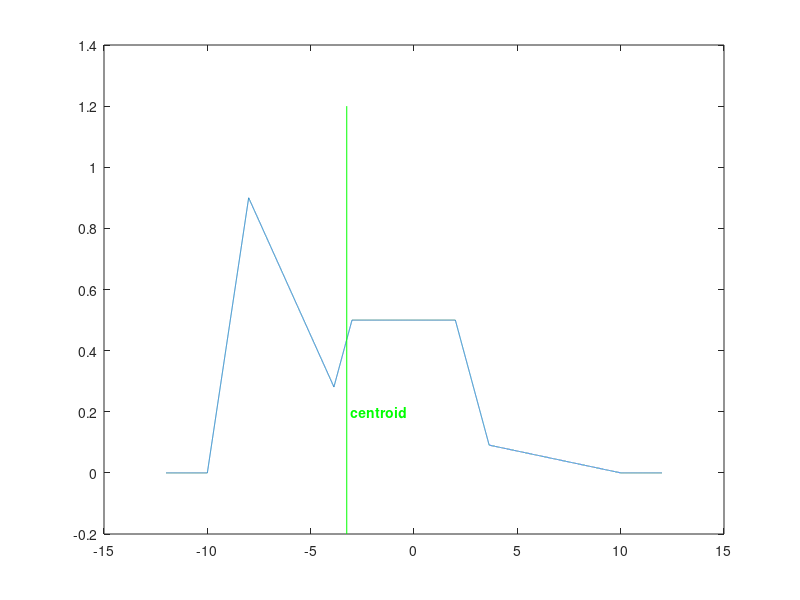

This figure's MATLAB source: (Note: this script raises an error after producing the figure.)
% simple example using 'pass_fuzzy_to_crisp_set' subfunction
clc
close all
x_sampling= 1000; % sampling frequency
x = -12:1/x_sampling:12;
% xi: -12
% xf: 12
% x = 1x((xf-xi)*x_sampling +1) matrix 
% x = 1x24001 matrix
% membership functions and final scheme
mf1 = trimf(x,[-10 -8 -2]);
mf2 = trapmf(x,[-5 -3 2 4]);
mf3 = trimf(x,[2 3 10]);
mf = max(0.5*mf2,max(0.9*mf1,0.1*mf3));
figure('Name','fuzzy sets','NumberTitle','off')
plot(x,mf)

% defuzzification using 'centroid' 
% using defuzz to find positioned at associated variable value x (x1)
x1 = defuzz(x,mf,'centroid');
h1 = line([x1 x1],[-0.2 1.2],'Color','g');
t1 = text(x1,0.2,' centroid','Color','green','FontWeight','bold');
% x1 = -3.2539
% ceil((xp-x(1))*x_interval)
% x(1) = -12
% x(2) = -11.9990
% x(3) = -11.9980
% ...
% ...
% ...
% x(8747) = -3.2539
% ...
% ...
% ...
% x(24001) ) = 12

% so here to get back x1 value using mf(8747).
pass_fuzzy_to_crisp_set(x,mf,x1,x_sampling)